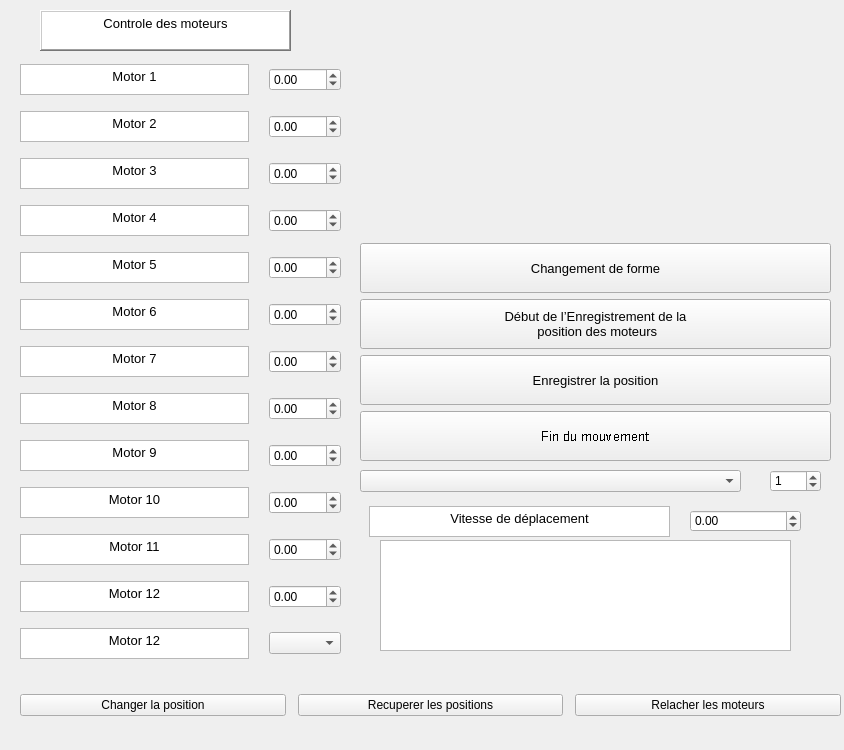
<?xml version="1.0" encoding="UTF-8"?>
<ui version="4.0">
 <class>VueDevellopeur</class>
 <widget class="QWidget" name="VueDevellopeur">
  <property name="geometry">
   <rect>
    <x>0</x>
    <y>0</y>
    <width>844</width>
    <height>750</height>
   </rect>
  </property>
  <property name="windowTitle">
   <string>Form</string>
  </property>
  <property name="layoutDirection">
   <enum>Qt::LeftToRight</enum>
  </property>
  <widget class="QWidget" name="gridLayoutWidget">
   <property name="geometry">
    <rect>
     <x>20</x>
     <y>60</y>
     <width>321</width>
     <height>605</height>
    </rect>
   </property>
   <layout class="QGridLayout" name="gridLayout">
    <property name="horizontalSpacing">
     <number>20</number>
    </property>
    <property name="verticalSpacing">
     <number>12</number>
    </property>
    <item row="10" column="2">
     <widget class="QDoubleSpinBox" name="Motor11Change">
      <property name="minimum">
       <double>-120.000000000000000</double>
      </property>
      <property name="maximum">
       <double>120.000000000000000</double>
      </property>
     </widget>
    </item>
    <item row="1" column="0">
     <widget class="QTextBrowser" name="LabelMotor2">
      <property name="maximumSize">
       <size>
        <width>16777215</width>
        <height>31</height>
       </size>
      </property>
      <property name="html">
       <string>&lt;!DOCTYPE HTML PUBLIC &quot;-//W3C//DTD HTML 4.0//EN&quot; &quot;http://www.w3.org/TR/REC-html40/strict.dtd&quot;&gt;
&lt;html&gt;&lt;head&gt;&lt;meta name=&quot;qrichtext&quot; content=&quot;1&quot; /&gt;&lt;style type=&quot;text/css&quot;&gt;
p, li { white-space: pre-wrap; }
&lt;/style&gt;&lt;/head&gt;&lt;body style=&quot; font-family:'MS Shell Dlg 2'; font-size:7.8pt; font-weight:400; font-style:normal;&quot;&gt;
&lt;p align=&quot;center&quot; style=&quot; margin-top:0px; margin-bottom:0px; margin-left:0px; margin-right:0px; -qt-block-indent:0; text-indent:0px;&quot;&gt;&lt;span style=&quot; font-size:10pt;&quot;&gt;Motor 2&lt;/span&gt;&lt;/p&gt;&lt;/body&gt;&lt;/html&gt;</string>
      </property>
     </widget>
    </item>
    <item row="2" column="0">
     <widget class="QTextBrowser" name="LabelMotor3">
      <property name="maximumSize">
       <size>
        <width>16777215</width>
        <height>31</height>
       </size>
      </property>
      <property name="html">
       <string>&lt;!DOCTYPE HTML PUBLIC &quot;-//W3C//DTD HTML 4.0//EN&quot; &quot;http://www.w3.org/TR/REC-html40/strict.dtd&quot;&gt;
&lt;html&gt;&lt;head&gt;&lt;meta name=&quot;qrichtext&quot; content=&quot;1&quot; /&gt;&lt;style type=&quot;text/css&quot;&gt;
p, li { white-space: pre-wrap; }
&lt;/style&gt;&lt;/head&gt;&lt;body style=&quot; font-family:'MS Shell Dlg 2'; font-size:7.8pt; font-weight:400; font-style:normal;&quot;&gt;
&lt;p align=&quot;center&quot; style=&quot; margin-top:0px; margin-bottom:0px; margin-left:0px; margin-right:0px; -qt-block-indent:0; text-indent:0px;&quot;&gt;&lt;span style=&quot; font-size:10pt;&quot;&gt;Motor 3&lt;/span&gt;&lt;/p&gt;&lt;/body&gt;&lt;/html&gt;</string>
      </property>
     </widget>
    </item>
    <item row="0" column="0">
     <widget class="QTextBrowser" name="LabelMotor1">
      <property name="maximumSize">
       <size>
        <width>16777215</width>
        <height>31</height>
       </size>
      </property>
      <property name="html">
       <string>&lt;!DOCTYPE HTML PUBLIC &quot;-//W3C//DTD HTML 4.0//EN&quot; &quot;http://www.w3.org/TR/REC-html40/strict.dtd&quot;&gt;
&lt;html&gt;&lt;head&gt;&lt;meta name=&quot;qrichtext&quot; content=&quot;1&quot; /&gt;&lt;style type=&quot;text/css&quot;&gt;
p, li { white-space: pre-wrap; }
&lt;/style&gt;&lt;/head&gt;&lt;body style=&quot; font-family:'MS Shell Dlg 2'; font-size:7.8pt; font-weight:400; font-style:normal;&quot;&gt;
&lt;p align=&quot;center&quot; style=&quot; margin-top:0px; margin-bottom:0px; margin-left:0px; margin-right:0px; -qt-block-indent:0; text-indent:0px;&quot;&gt;&lt;span style=&quot; font-size:10pt;&quot;&gt;Motor 1&lt;/span&gt;&lt;/p&gt;&lt;/body&gt;&lt;/html&gt;</string>
      </property>
     </widget>
    </item>
    <item row="3" column="0">
     <widget class="QTextBrowser" name="LabelMotor4">
      <property name="maximumSize">
       <size>
        <width>16777215</width>
        <height>31</height>
       </size>
      </property>
      <property name="html">
       <string>&lt;!DOCTYPE HTML PUBLIC &quot;-//W3C//DTD HTML 4.0//EN&quot; &quot;http://www.w3.org/TR/REC-html40/strict.dtd&quot;&gt;
&lt;html&gt;&lt;head&gt;&lt;meta name=&quot;qrichtext&quot; content=&quot;1&quot; /&gt;&lt;style type=&quot;text/css&quot;&gt;
p, li { white-space: pre-wrap; }
&lt;/style&gt;&lt;/head&gt;&lt;body style=&quot; font-family:'MS Shell Dlg 2'; font-size:7.8pt; font-weight:400; font-style:normal;&quot;&gt;
&lt;p align=&quot;center&quot; style=&quot; margin-top:12px; margin-bottom:12px; margin-left:0px; margin-right:0px; -qt-block-indent:0; text-indent:0px;&quot;&gt;&lt;span style=&quot; font-size:10pt;&quot;&gt;Motor 4&lt;/span&gt;&lt;/p&gt;&lt;/body&gt;&lt;/html&gt;</string>
      </property>
     </widget>
    </item>
    <item row="5" column="0">
     <widget class="QTextBrowser" name="LabelMotor6">
      <property name="maximumSize">
       <size>
        <width>16777215</width>
        <height>31</height>
       </size>
      </property>
      <property name="html">
       <string>&lt;!DOCTYPE HTML PUBLIC &quot;-//W3C//DTD HTML 4.0//EN&quot; &quot;http://www.w3.org/TR/REC-html40/strict.dtd&quot;&gt;
&lt;html&gt;&lt;head&gt;&lt;meta name=&quot;qrichtext&quot; content=&quot;1&quot; /&gt;&lt;style type=&quot;text/css&quot;&gt;
p, li { white-space: pre-wrap; }
&lt;/style&gt;&lt;/head&gt;&lt;body style=&quot; font-family:'MS Shell Dlg 2'; font-size:7.8pt; font-weight:400; font-style:normal;&quot;&gt;
&lt;p align=&quot;center&quot; style=&quot; margin-top:12px; margin-bottom:12px; margin-left:0px; margin-right:0px; -qt-block-indent:0; text-indent:0px;&quot;&gt;&lt;span style=&quot; font-size:10pt;&quot;&gt;Motor 6&lt;/span&gt;&lt;/p&gt;&lt;/body&gt;&lt;/html&gt;</string>
      </property>
     </widget>
    </item>
    <item row="4" column="0">
     <widget class="QTextBrowser" name="LabelMotor5">
      <property name="maximumSize">
       <size>
        <width>16777215</width>
        <height>31</height>
       </size>
      </property>
      <property name="html">
       <string>&lt;!DOCTYPE HTML PUBLIC &quot;-//W3C//DTD HTML 4.0//EN&quot; &quot;http://www.w3.org/TR/REC-html40/strict.dtd&quot;&gt;
&lt;html&gt;&lt;head&gt;&lt;meta name=&quot;qrichtext&quot; content=&quot;1&quot; /&gt;&lt;style type=&quot;text/css&quot;&gt;
p, li { white-space: pre-wrap; }
&lt;/style&gt;&lt;/head&gt;&lt;body style=&quot; font-family:'MS Shell Dlg 2'; font-size:7.8pt; font-weight:400; font-style:normal;&quot;&gt;
&lt;p align=&quot;center&quot; style=&quot; margin-top:12px; margin-bottom:12px; margin-left:0px; margin-right:0px; -qt-block-indent:0; text-indent:0px;&quot;&gt;&lt;span style=&quot; font-size:10pt;&quot;&gt;Motor 5&lt;/span&gt;&lt;/p&gt;&lt;/body&gt;&lt;/html&gt;</string>
      </property>
     </widget>
    </item>
    <item row="6" column="0">
     <widget class="QTextBrowser" name="LabelMotor7">
      <property name="maximumSize">
       <size>
        <width>16777215</width>
        <height>31</height>
       </size>
      </property>
      <property name="html">
       <string>&lt;!DOCTYPE HTML PUBLIC &quot;-//W3C//DTD HTML 4.0//EN&quot; &quot;http://www.w3.org/TR/REC-html40/strict.dtd&quot;&gt;
&lt;html&gt;&lt;head&gt;&lt;meta name=&quot;qrichtext&quot; content=&quot;1&quot; /&gt;&lt;style type=&quot;text/css&quot;&gt;
p, li { white-space: pre-wrap; }
&lt;/style&gt;&lt;/head&gt;&lt;body style=&quot; font-family:'MS Shell Dlg 2'; font-size:7.8pt; font-weight:400; font-style:normal;&quot;&gt;
&lt;p align=&quot;center&quot; style=&quot; margin-top:12px; margin-bottom:12px; margin-left:0px; margin-right:0px; -qt-block-indent:0; text-indent:0px;&quot;&gt;&lt;span style=&quot; font-size:10pt;&quot;&gt;Motor 7&lt;/span&gt;&lt;/p&gt;&lt;/body&gt;&lt;/html&gt;</string>
      </property>
     </widget>
    </item>
    <item row="8" column="0">
     <widget class="QTextBrowser" name="LabelMotor9">
      <property name="maximumSize">
       <size>
        <width>16777215</width>
        <height>31</height>
       </size>
      </property>
      <property name="html">
       <string>&lt;!DOCTYPE HTML PUBLIC &quot;-//W3C//DTD HTML 4.0//EN&quot; &quot;http://www.w3.org/TR/REC-html40/strict.dtd&quot;&gt;
&lt;html&gt;&lt;head&gt;&lt;meta name=&quot;qrichtext&quot; content=&quot;1&quot; /&gt;&lt;style type=&quot;text/css&quot;&gt;
p, li { white-space: pre-wrap; }
&lt;/style&gt;&lt;/head&gt;&lt;body style=&quot; font-family:'MS Shell Dlg 2'; font-size:7.8pt; font-weight:400; font-style:normal;&quot;&gt;
&lt;p align=&quot;center&quot; style=&quot; margin-top:12px; margin-bottom:12px; margin-left:0px; margin-right:0px; -qt-block-indent:0; text-indent:0px;&quot;&gt;&lt;span style=&quot; font-size:10pt;&quot;&gt;Motor 9&lt;/span&gt;&lt;/p&gt;&lt;/body&gt;&lt;/html&gt;</string>
      </property>
     </widget>
    </item>
    <item row="9" column="0">
     <widget class="QTextBrowser" name="LabelMotor10">
      <property name="maximumSize">
       <size>
        <width>16777215</width>
        <height>31</height>
       </size>
      </property>
      <property name="html">
       <string>&lt;!DOCTYPE HTML PUBLIC &quot;-//W3C//DTD HTML 4.0//EN&quot; &quot;http://www.w3.org/TR/REC-html40/strict.dtd&quot;&gt;
&lt;html&gt;&lt;head&gt;&lt;meta name=&quot;qrichtext&quot; content=&quot;1&quot; /&gt;&lt;style type=&quot;text/css&quot;&gt;
p, li { white-space: pre-wrap; }
&lt;/style&gt;&lt;/head&gt;&lt;body style=&quot; font-family:'MS Shell Dlg 2'; font-size:7.8pt; font-weight:400; font-style:normal;&quot;&gt;
&lt;p align=&quot;center&quot; style=&quot; margin-top:12px; margin-bottom:12px; margin-left:0px; margin-right:0px; -qt-block-indent:0; text-indent:0px;&quot;&gt;&lt;span style=&quot; font-size:10pt;&quot;&gt;Motor 10&lt;/span&gt;&lt;/p&gt;&lt;/body&gt;&lt;/html&gt;</string>
      </property>
     </widget>
    </item>
    <item row="14" column="0">
     <widget class="QTextBrowser" name="LabelMotor12">
      <property name="maximumSize">
       <size>
        <width>16777215</width>
        <height>31</height>
       </size>
      </property>
      <property name="html">
       <string>&lt;!DOCTYPE HTML PUBLIC &quot;-//W3C//DTD HTML 4.0//EN&quot; &quot;http://www.w3.org/TR/REC-html40/strict.dtd&quot;&gt;
&lt;html&gt;&lt;head&gt;&lt;meta name=&quot;qrichtext&quot; content=&quot;1&quot; /&gt;&lt;style type=&quot;text/css&quot;&gt;
p, li { white-space: pre-wrap; }
&lt;/style&gt;&lt;/head&gt;&lt;body style=&quot; font-family:'MS Shell Dlg 2'; font-size:7.8pt; font-weight:400; font-style:normal;&quot;&gt;
&lt;p align=&quot;center&quot; style=&quot; margin-top:12px; margin-bottom:12px; margin-left:0px; margin-right:0px; -qt-block-indent:0; text-indent:0px;&quot;&gt;&lt;span style=&quot; font-size:10pt;&quot;&gt;Motor 12&lt;/span&gt;&lt;/p&gt;&lt;/body&gt;&lt;/html&gt;</string>
      </property>
     </widget>
    </item>
    <item row="10" column="0">
     <widget class="QTextBrowser" name="LabelMotor11">
      <property name="maximumSize">
       <size>
        <width>16777215</width>
        <height>31</height>
       </size>
      </property>
      <property name="html">
       <string>&lt;!DOCTYPE HTML PUBLIC &quot;-//W3C//DTD HTML 4.0//EN&quot; &quot;http://www.w3.org/TR/REC-html40/strict.dtd&quot;&gt;
&lt;html&gt;&lt;head&gt;&lt;meta name=&quot;qrichtext&quot; content=&quot;1&quot; /&gt;&lt;style type=&quot;text/css&quot;&gt;
p, li { white-space: pre-wrap; }
&lt;/style&gt;&lt;/head&gt;&lt;body style=&quot; font-family:'MS Shell Dlg 2'; font-size:7.8pt; font-weight:400; font-style:normal;&quot;&gt;
&lt;p align=&quot;center&quot; style=&quot; margin-top:12px; margin-bottom:12px; margin-left:0px; margin-right:0px; -qt-block-indent:0; text-indent:0px;&quot;&gt;&lt;span style=&quot; font-size:10pt;&quot;&gt;Motor 11&lt;/span&gt;&lt;/p&gt;&lt;/body&gt;&lt;/html&gt;</string>
      </property>
     </widget>
    </item>
    <item row="9" column="2">
     <widget class="QDoubleSpinBox" name="Motor10Change">
      <property name="minimum">
       <double>-120.000000000000000</double>
      </property>
      <property name="maximum">
       <double>120.000000000000000</double>
      </property>
     </widget>
    </item>
    <item row="7" column="0">
     <widget class="QTextBrowser" name="LabelMotor8">
      <property name="maximumSize">
       <size>
        <width>16777215</width>
        <height>31</height>
       </size>
      </property>
      <property name="html">
       <string>&lt;!DOCTYPE HTML PUBLIC &quot;-//W3C//DTD HTML 4.0//EN&quot; &quot;http://www.w3.org/TR/REC-html40/strict.dtd&quot;&gt;
&lt;html&gt;&lt;head&gt;&lt;meta name=&quot;qrichtext&quot; content=&quot;1&quot; /&gt;&lt;style type=&quot;text/css&quot;&gt;
p, li { white-space: pre-wrap; }
&lt;/style&gt;&lt;/head&gt;&lt;body style=&quot; font-family:'MS Shell Dlg 2'; font-size:7.8pt; font-weight:400; font-style:normal;&quot;&gt;
&lt;p align=&quot;center&quot; style=&quot; margin-top:12px; margin-bottom:12px; margin-left:0px; margin-right:0px; -qt-block-indent:0; text-indent:0px;&quot;&gt;&lt;span style=&quot; font-size:10pt;&quot;&gt;Motor 8&lt;/span&gt;&lt;/p&gt;&lt;/body&gt;&lt;/html&gt;</string>
      </property>
     </widget>
    </item>
    <item row="14" column="2">
     <widget class="QDoubleSpinBox" name="Motor12Change">
      <property name="minimum">
       <double>-120.000000000000000</double>
      </property>
      <property name="maximum">
       <double>120.000000000000000</double>
      </property>
     </widget>
    </item>
    <item row="6" column="2">
     <widget class="QDoubleSpinBox" name="Motor7Change">
      <property name="minimum">
       <double>-120.000000000000000</double>
      </property>
      <property name="maximum">
       <double>120.000000000000000</double>
      </property>
     </widget>
    </item>
    <item row="4" column="2">
     <widget class="QDoubleSpinBox" name="Motor5Change">
      <property name="minimum">
       <double>-120.000000000000000</double>
      </property>
      <property name="maximum">
       <double>120.000000000000000</double>
      </property>
     </widget>
    </item>
    <item row="5" column="2">
     <widget class="QDoubleSpinBox" name="Motor6Change">
      <property name="minimum">
       <double>-120.000000000000000</double>
      </property>
      <property name="maximum">
       <double>120.000000000000000</double>
      </property>
     </widget>
    </item>
    <item row="8" column="2">
     <widget class="QDoubleSpinBox" name="Motor9Change">
      <property name="minimum">
       <double>-120.000000000000000</double>
      </property>
      <property name="maximum">
       <double>120.000000000000000</double>
      </property>
     </widget>
    </item>
    <item row="7" column="2">
     <widget class="QDoubleSpinBox" name="Motor8Change">
      <property name="minimum">
       <double>-120.000000000000000</double>
      </property>
      <property name="maximum">
       <double>120.000000000000000</double>
      </property>
     </widget>
    </item>
    <item row="1" column="2">
     <widget class="QDoubleSpinBox" name="Motor2Change">
      <property name="minimum">
       <double>-120.000000000000000</double>
      </property>
      <property name="maximum">
       <double>120.000000000000000</double>
      </property>
     </widget>
    </item>
    <item row="2" column="2">
     <widget class="QDoubleSpinBox" name="Motor3Change">
      <property name="minimum">
       <double>-120.000000000000000</double>
      </property>
      <property name="maximum">
       <double>120.000000000000000</double>
      </property>
     </widget>
    </item>
    <item row="0" column="2">
     <widget class="QDoubleSpinBox" name="MotorChange">
      <property name="minimum">
       <double>-120.000000000000000</double>
      </property>
      <property name="maximum">
       <double>120.000000000000000</double>
      </property>
     </widget>
    </item>
    <item row="3" column="2">
     <widget class="QDoubleSpinBox" name="Motor4Change">
      <property name="minimum">
       <double>-120.000000000000000</double>
      </property>
      <property name="maximum">
       <double>120.000000000000000</double>
      </property>
     </widget>
    </item>
    <item row="15" column="0">
     <widget class="QTextBrowser" name="colorPanel">
      <property name="maximumSize">
       <size>
        <width>16777215</width>
        <height>31</height>
       </size>
      </property>
      <property name="html">
       <string>&lt;!DOCTYPE HTML PUBLIC &quot;-//W3C//DTD HTML 4.0//EN&quot; &quot;http://www.w3.org/TR/REC-html40/strict.dtd&quot;&gt;
&lt;html&gt;&lt;head&gt;&lt;meta name=&quot;qrichtext&quot; content=&quot;1&quot; /&gt;&lt;style type=&quot;text/css&quot;&gt;
p, li { white-space: pre-wrap; }
&lt;/style&gt;&lt;/head&gt;&lt;body style=&quot; font-family:'MS Shell Dlg 2'; font-size:7.8pt; font-weight:400; font-style:normal;&quot;&gt;
&lt;p align=&quot;center&quot; style=&quot; margin-top:12px; margin-bottom:12px; margin-left:0px; margin-right:0px; -qt-block-indent:0; text-indent:0px;&quot;&gt;&lt;span style=&quot; font-size:10pt;&quot;&gt;Motor 12&lt;/span&gt;&lt;/p&gt;&lt;/body&gt;&lt;/html&gt;</string>
      </property>
     </widget>
    </item>
    <item row="15" column="2">
     <widget class="QComboBox" name="ColorCombo"/>
    </item>
   </layout>
  </widget>
  <widget class="QTextBrowser" name="LabelMotorControl">
   <property name="geometry">
    <rect>
     <x>40</x>
     <y>10</y>
     <width>251</width>
     <height>41</height>
    </rect>
   </property>
   <property name="maximumSize">
    <size>
     <width>16777215</width>
     <height>50</height>
    </size>
   </property>
   <property name="frameShape">
    <enum>QFrame::WinPanel</enum>
   </property>
   <property name="frameShadow">
    <enum>QFrame::Raised</enum>
   </property>
   <property name="html">
    <string>&lt;!DOCTYPE HTML PUBLIC &quot;-//W3C//DTD HTML 4.0//EN&quot; &quot;http://www.w3.org/TR/REC-html40/strict.dtd&quot;&gt;
&lt;html&gt;&lt;head&gt;&lt;meta name=&quot;qrichtext&quot; content=&quot;1&quot; /&gt;&lt;style type=&quot;text/css&quot;&gt;
p, li { white-space: pre-wrap; }
&lt;/style&gt;&lt;/head&gt;&lt;body style=&quot; font-family:'MS Shell Dlg 2'; font-size:7.8pt; font-weight:400; font-style:normal;&quot;&gt;
&lt;p align=&quot;center&quot; style=&quot; margin-top:0px; margin-bottom:0px; margin-left:0px; margin-right:0px; -qt-block-indent:0; text-indent:0px;&quot;&gt;&lt;span style=&quot; font-size:10pt;&quot;&gt;Controle des moteurs&lt;/span&gt;&lt;/p&gt;&lt;/body&gt;&lt;/html&gt;</string>
   </property>
  </widget>
  <widget class="QWidget" name="horizontalLayoutWidget">
   <property name="geometry">
    <rect>
     <x>20</x>
     <y>670</y>
     <width>821</width>
     <height>71</height>
    </rect>
   </property>
   <layout class="QHBoxLayout" name="horizontalLayout">
    <property name="spacing">
     <number>12</number>
    </property>
    <item>
     <widget class="QPushButton" name="pushButton_2">
      <property name="text">
       <string>Changer la position</string>
      </property>
     </widget>
    </item>
    <item>
     <widget class="QPushButton" name="GetCurrentPosition_btn">
      <property name="text">
       <string>Recuperer les positions</string>
      </property>
     </widget>
    </item>
    <item>
     <widget class="QPushButton" name="pushButton">
      <property name="text">
       <string>Relacher les moteurs</string>
      </property>
     </widget>
    </item>
   </layout>
  </widget>
  <widget class="QWidget" name="verticalLayoutWidget">
   <property name="geometry">
    <rect>
     <x>360</x>
     <y>10</y>
     <width>471</width>
     <height>451</height>
    </rect>
   </property>
   <layout class="QVBoxLayout" name="verticalLayout_2">
    <item>
     <widget class="QLabel" name="label">
      <property name="text">
       <string/>
      </property>
      <property name="pixmap">
       <pixmap>../Visual Studio 2015/Projects/PythonApplication3/PythonApplication3/TransformX.png</pixmap>
      </property>
      <property name="scaledContents">
       <bool>true</bool>
      </property>
     </widget>
    </item>
    <item>
     <widget class="QPushButton" name="Changementdeforme">
      <property name="minimumSize">
       <size>
        <width>0</width>
        <height>50</height>
       </size>
      </property>
      <property name="font">
       <font>
        <family>MS Sans Serif</family>
        <pointsize>10</pointsize>
       </font>
      </property>
      <property name="layoutDirection">
       <enum>Qt::LeftToRight</enum>
      </property>
      <property name="text">
       <string>Changement de forme</string>
      </property>
     </widget>
    </item>
    <item>
     <widget class="QPushButton" name="DebutEnregistrementBoutton">
      <property name="minimumSize">
       <size>
        <width>0</width>
        <height>50</height>
       </size>
      </property>
      <property name="font">
       <font>
        <family>MS Sans Serif</family>
        <pointsize>10</pointsize>
       </font>
      </property>
      <property name="layoutDirection">
       <enum>Qt::LeftToRight</enum>
      </property>
      <property name="text">
       <string>Début de l’Enregistrement de la
 position des moteurs</string>
      </property>
     </widget>
    </item>
    <item>
     <widget class="QPushButton" name="EnregistrerPosition">
      <property name="minimumSize">
       <size>
        <width>0</width>
        <height>50</height>
       </size>
      </property>
      <property name="font">
       <font>
        <family>MS Sans Serif</family>
        <pointsize>10</pointsize>
       </font>
      </property>
      <property name="layoutDirection">
       <enum>Qt::LeftToRight</enum>
      </property>
      <property name="text">
       <string>Enregistrer la position</string>
      </property>
     </widget>
    </item>
    <item>
     <widget class="QPushButton" name="FinEnregistrementBoutton">
      <property name="minimumSize">
       <size>
        <width>0</width>
        <height>50</height>
       </size>
      </property>
      <property name="font">
       <font>
        <family>MS Sans Serif</family>
        <pointsize>10</pointsize>
        <stylestrategy>NoAntialias</stylestrategy>
       </font>
      </property>
      <property name="layoutDirection">
       <enum>Qt::LeftToRight</enum>
      </property>
      <property name="text">
       <string>Fin du mouvement</string>
      </property>
     </widget>
    </item>
   </layout>
  </widget>
  <widget class="QTextBrowser" name="CommandPrompt">
   <property name="geometry">
    <rect>
     <x>380</x>
     <y>540</y>
     <width>411</width>
     <height>111</height>
    </rect>
   </property>
   <property name="font">
    <font>
     <pointsize>10</pointsize>
    </font>
   </property>
  </widget>
  <widget class="QTextBrowser" name="LabelVitesse">
   <property name="geometry">
    <rect>
     <x>369</x>
     <y>506</y>
     <width>301</width>
     <height>31</height>
    </rect>
   </property>
   <property name="maximumSize">
    <size>
     <width>16777215</width>
     <height>31</height>
    </size>
   </property>
   <property name="html">
    <string>&lt;!DOCTYPE HTML PUBLIC &quot;-//W3C//DTD HTML 4.0//EN&quot; &quot;http://www.w3.org/TR/REC-html40/strict.dtd&quot;&gt;
&lt;html&gt;&lt;head&gt;&lt;meta name=&quot;qrichtext&quot; content=&quot;1&quot; /&gt;&lt;style type=&quot;text/css&quot;&gt;
p, li { white-space: pre-wrap; }
&lt;/style&gt;&lt;/head&gt;&lt;body style=&quot; font-family:'MS Shell Dlg 2'; font-size:7.8pt; font-weight:400; font-style:normal;&quot;&gt;
&lt;p align=&quot;center&quot; style=&quot; margin-top:0px; margin-bottom:0px; margin-left:0px; margin-right:0px; -qt-block-indent:0; text-indent:0px;&quot;&gt;&lt;span style=&quot; font-size:10pt;&quot;&gt;Vitesse de déplacement&lt;/span&gt;&lt;/p&gt;&lt;/body&gt;&lt;/html&gt;</string>
   </property>
  </widget>
  <widget class="QDoubleSpinBox" name="Vitessenum">
   <property name="geometry">
    <rect>
     <x>690</x>
     <y>510</y>
     <width>111</width>
     <height>22</height>
    </rect>
   </property>
   <property name="minimum">
    <double>-120.000000000000000</double>
   </property>
   <property name="maximum">
    <double>120.000000000000000</double>
   </property>
  </widget>
  <widget class="QLabel" name="label_2">
   <property name="geometry">
    <rect>
     <x>14</x>
     <y>15</y>
     <width>821</width>
     <height>721</height>
    </rect>
   </property>
   <property name="text">
    <string/>
   </property>
   <property name="pixmap">
    <pixmap>logo.jpg</pixmap>
   </property>
   <property name="scaledContents">
    <bool>true</bool>
   </property>
   <property name="wordWrap">
    <bool>false</bool>
   </property>
  </widget>
  <widget class="QComboBox" name="comboBox">
   <property name="geometry">
    <rect>
     <x>360</x>
     <y>470</y>
     <width>381</width>
     <height>22</height>
    </rect>
   </property>
  </widget>
  <widget class="QSpinBox" name="spinBox">
   <property name="geometry">
    <rect>
     <x>770</x>
     <y>470</y>
     <width>51</width>
     <height>22</height>
    </rect>
   </property>
   <property name="maximum">
    <number>5</number>
   </property>
   <property name="value">
    <number>1</number>
   </property>
  </widget>
  <zorder>label_2</zorder>
  <zorder>gridLayoutWidget</zorder>
  <zorder>LabelMotorControl</zorder>
  <zorder>horizontalLayoutWidget</zorder>
  <zorder>verticalLayoutWidget</zorder>
  <zorder>CommandPrompt</zorder>
  <zorder>LabelVitesse</zorder>
  <zorder>Vitessenum</zorder>
  <zorder>comboBox</zorder>
  <zorder>spinBox</zorder>
 </widget>
 <tabstops>
  <tabstop>LabelMotor2</tabstop>
  <tabstop>LabelMotor3</tabstop>
  <tabstop>LabelMotor4</tabstop>
  <tabstop>LabelMotor5</tabstop>
  <tabstop>LabelMotor6</tabstop>
  <tabstop>LabelMotor7</tabstop>
  <tabstop>LabelMotor8</tabstop>
  <tabstop>LabelMotor9</tabstop>
  <tabstop>LabelMotor10</tabstop>
  <tabstop>LabelMotor11</tabstop>
  <tabstop>LabelMotor12</tabstop>
  <tabstop>Motor11Change</tabstop>
 </tabstops>
 <resources/>
 <connections/>
</ui>
